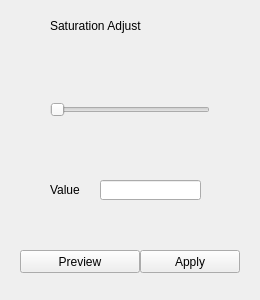
<?xml version="1.0" encoding="UTF-8"?>
<ui version="4.0">
 <class>SaturationAdjustWidget</class>
 <widget class="QWidget" name="SaturationAdjustWidget">
  <property name="geometry">
   <rect>
    <x>0</x>
    <y>0</y>
    <width>260</width>
    <height>300</height>
   </rect>
  </property>
  <property name="windowTitle">
   <string>Form</string>
  </property>
  <widget class="QPushButton" name="previewBtn">
   <property name="geometry">
    <rect>
     <x>20</x>
     <y>250</y>
     <width>120</width>
     <height>23</height>
    </rect>
   </property>
   <property name="text">
    <string>Preview</string>
   </property>
  </widget>
  <widget class="QPushButton" name="applyBtn">
   <property name="geometry">
    <rect>
     <x>140</x>
     <y>250</y>
     <width>100</width>
     <height>23</height>
    </rect>
   </property>
   <property name="text">
    <string>Apply</string>
   </property>
  </widget>
  <widget class="QLabel" name="label">
   <property name="geometry">
    <rect>
     <x>50</x>
     <y>10</y>
     <width>201</width>
     <height>31</height>
    </rect>
   </property>
   <property name="text">
    <string>Saturation Adjust</string>
   </property>
  </widget>
  <widget class="QSlider" name="saturationSlider">
   <property name="geometry">
    <rect>
     <x>50</x>
     <y>100</y>
     <width>160</width>
     <height>19</height>
    </rect>
   </property>
   <property name="maximum">
    <number>100</number>
   </property>
   <property name="orientation">
    <enum>Qt::Horizontal</enum>
   </property>
  </widget>
  <widget class="QLineEdit" name="saturationEdit">
   <property name="geometry">
    <rect>
     <x>100</x>
     <y>180</y>
     <width>101</width>
     <height>20</height>
    </rect>
   </property>
  </widget>
  <widget class="QLabel" name="label_2">
   <property name="geometry">
    <rect>
     <x>50</x>
     <y>180</y>
     <width>41</width>
     <height>20</height>
    </rect>
   </property>
   <property name="text">
    <string>Value</string>
   </property>
  </widget>
 </widget>
 <tabstops>
  <tabstop>saturationSlider</tabstop>
  <tabstop>saturationEdit</tabstop>
  <tabstop>previewBtn</tabstop>
  <tabstop>applyBtn</tabstop>
 </tabstops>
 <resources/>
 <connections/>
</ui>
